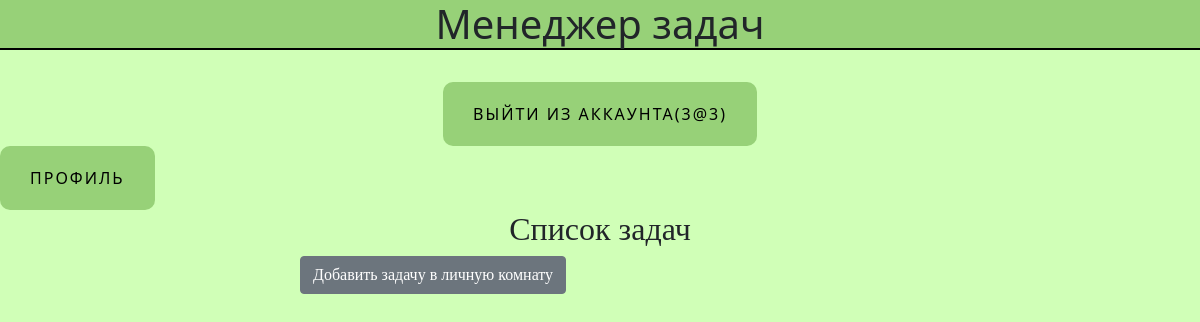
The page /alltasks (signed in) on the database as committed earlier.
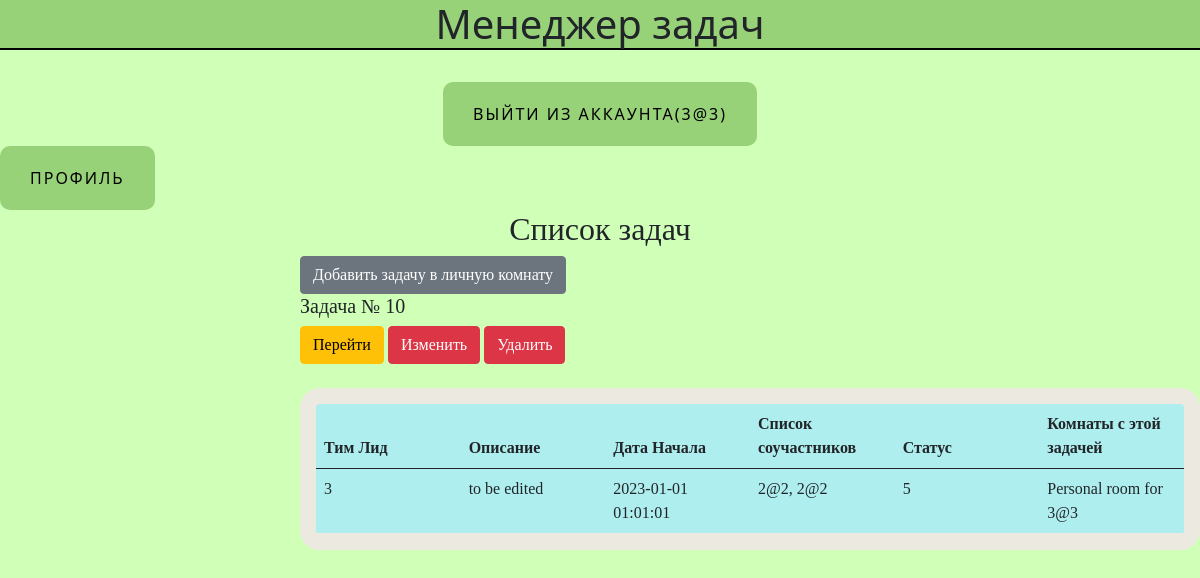
The same page on the database as committed later.
### data/users.py (models this page shows, shortened)
class User(SqlAlchemyBase, UserMixin):
    __tablename__ = "users"
    id = sqlalchemy.Column(sqlalchemy.Integer, primary_key=True, autoincrement=True)
    surname = sqlalchemy.Column(sqlalchemy.String, nullable=True)
    name = sqlalchemy.Column(sqlalchemy.String, nullable=True)
    age = sqlalchemy.Column(sqlalchemy.Integer, nullable=True)
    position = sqlalchemy.Column(sqlalchemy.String, nullable=True)
    speciality = sqlalchemy.Column(sqlalchemy.String, nullable=True)
    address = sqlalchemy.Column(sqlalchemy.String, nullable=True)
    email = sqlalchemy.Column(sqlalchemy.String, nullable=True, unique=True, index=True)
    password_hash = sqlalchemy.Column(sqlalchemy.String, nullable=True)
    modified_date = sqlalchemy.Column(sqlalchemy.DateTime, default=datetime.datetime.now)
    current_room = sqlalchemy.Column(sqlalchemy.Integer, sqlalchemy.ForeignKey('rooms.id'), nullable=True)

### data/jobs.py (models this page shows)
class Jobs(SqlAlchemyBase):
    __tablename__ = "jobs"
    id = sqlalchemy.Column(sqlalchemy.Integer, primary_key=True, autoincrement=True)
    team_leader = sqlalchemy.Column(sqlalchemy.Integer, sqlalchemy.ForeignKey('users.id'), nullable=True)
    job = sqlalchemy.Column(sqlalchemy.String, nullable=True)
    work_size = sqlalchemy.Column(sqlalchemy.Integer, nullable=True)
    collaborators = sqlalchemy.Column(sqlalchemy.String, nullable=True)
    is_finished = sqlalchemy.Column(sqlalchemy.Integer, default=False)
    start_date = sqlalchemy.Column(sqlalchemy.DateTime, default=datetime.datetime.now, nullable=True)
    end_date = sqlalchemy.Column(sqlalchemy.DateTime, default=datetime.datetime.now, nullable=True)
    user = orm.relationship("User")
    intensity_level = orm.relationship("IntensityLevel", secondary="association",  backref="jobs")
    description = sqlalchemy.Column(sqlalchemy.String, nullable=True)

### data/rooms.py (models this page shows)
class Rooms(SqlAlchemyBase, UserMixin):
    __tablename__ = "rooms"
    id = sqlalchemy.Column(sqlalchemy.Integer, primary_key=True, autoincrement=True)
    title = sqlalchemy.Column(sqlalchemy.String, nullable=True)
    about = sqlalchemy.Column(sqlalchemy.String, nullable=True)
    team_leader = sqlalchemy.Column(sqlalchemy.Integer, sqlalchemy.ForeignKey('users.id'), nullable=True)
    tasks = sqlalchemy.Column(sqlalchemy.String, sqlalchemy.ForeignKey('jobs.id'), nullable=True)
    collaborators = sqlalchemy.Column(sqlalchemy.String, nullable=True)

### main.py (the view)
@app.route('/alltasks')
@login_required
def all_tasks():
    dbs = db_session.create_session()
    if current_user.is_authenticated:
        res = dbs.query(Jobs).filter(
            (Jobs.team_leader.like(current_user.id) | Jobs.collaborators.like(f'%{current_user.id}%')))
        tasks = []
        rooms = dbs.query(Rooms).filter(Rooms.team_leader.like(current_user.id) | Rooms.collaborators.like(f'%{current_user.id}%')).all()
        for el in res:
            team_leader = el.team_leader
            x = []
            collaborators = el.collaborators
            if collaborators is not None:
                for elem in collaborators:
                    elem = dbs.query(User).filter(User.id == elem).first()
                    if elem is not None:
                        x.append(elem.email)
            collaborators = ', '.join(x)
            date_s = el.start_date
            is_f = el.is_finished
            d = el.description
            rooms_of_a_job = []
            for r in rooms:
                available_tasks = list(map(int, r.tasks.split(", ")))
                if available_tasks is not None and el.id in available_tasks:
                    rooms_of_a_job.append(r.title)
            tasks.append([team_leader, d, date_s, collaborators, is_f, el.id, ', '.join(rooms_of_a_job)])
        return render_template('alltasks.html', tasks=tasks, room_id=current_user.current_room)
    else:
        pass

### data/db_session.py (called while the page is built)
def create_session() -> Session:
    global __factory
    return __factory()

### main.py (called while the page is built)
@login_manager.user_loader
def load_user(user_id):
    db_sess = db_session.create_session()
    return db_sess.query(User).get(user_id)

### templates/alltasks.html (shortened to what this page needs)
{% extends "base.html" %}
{% block content %}
<h2 id="spec2">Список задач</h2>
<div id="work_logs">
    <a href="/addjob/{{ room_id }}" class="btn btn-secondary">Добавить задачу в личную комнату</a>
    <br/>
    {% for task in tasks %}
    <h5>Задача № {{ task[5] }}</h5>
    <div class="buttons">
        <a href="/job_description/{{ task[5] }}/1" class="btn btn-warning">Перейти</a>
        <a href="/addroom/{{ task[5] }}" class="btn btn-danger">Изменить</a>
        <a href="/room_delete/{{ task[5] }}" class="btn btn-danger">Удалить</a>
    </div>
    <br/>
    <table class="table">
        <thead class="thead-light">
        <tr>
            <th scope="col" class="col-2">Тим Лид</th>
            <th scope="col" class="col-2">Описание</th>
            <th scope="col" class="col-2">Дата Начала</th>
            <th scope="col" class="col-2">Список соучастников</th>
            <th scope="col" class="col-2">Статус</th>
            <th scope="col" class="col-4">Комнаты с этой задачей</th>
        </tr>
        </thead>
        <tbody>
        <tr>
            <td class="col-2">{{ task[0] }}</td>
            <td class="col-2">{{ task[1] }}</td>
            <td class="col-2">{{ task[2] }}</td>
            <td class="col-2">{{ task[3] }}</td>
            <td class="col-2">{{ task[4] }}</td>
            <td class="col-4">{{ task[6] }}</td>
        </tr>
        </tbody>
    </table>
    {% endfor %}
</div>
{% endblock %}

### templates/base.html (shortened to what this page needs)
<!DOCTYPE html>
<html lang="en">
<head>
    <link rel="stylesheet"
                    href="https://cdn.jsdelivr.net/npm/bootstrap@5.0.0-beta1/dist/css/bootstrap.min.css"
>
    <link rel="stylesheet" type="text/css" href="{{ url_for('static', filename='style/style.css') }}" />
    </head>
    <body>
        <h1 id = 'titles'>Менеджер задач</h1>
        <br>
        <nav><a>
            {% if current_user.is_authenticated %}
                <aside><a class="name_btn" href="/logout">выйти из аккаунта({{ current_user.email }})</a></aside>
            {% endif %}
            <a class="name_btn" href="/profile">Профиль</a>
        </a></nav>
         {% block content %}
         {% endblock content %}
    </body>
</html>

### static/style/style.css (style rules this page uses)
body { background-color: #D0FFB7; }
#titles { border-bottom: 2px solid black; background-color: #97D178; }
h2, div, .buttons, table { font-family: cursive; display: block; }
h1, h2, aside { text-align: center; }
#work_logs { padding-left: 300px; }
.name_btn { text-decoration: none; display: inline-block; color: black; padding: 20px 30px; border-radius: 10px; text-transform: uppercase; letter-spacing: 2px; background-color: #97D178; background-size: 200% auto; transition: .3s; }

### templates/alltasks.html (style rules this page uses)
.table { text-align: left; width = 600px; border-spacing: 5px; background: #AFEEEE; border: 16px solid #ECE9E0; border-radius: 20px; }

Rows that differ between the two databases and show on the page:
added Jobs: id "10", team_leader "3", description "to be edited", start_date "2023-01-01 01:01:01", task "2@2, 2@2", is_finished "5", title "Personal room for 3@3"
